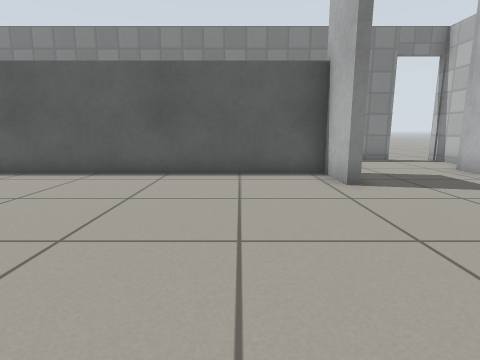
View 1 (above)

18 first-person views from a walk through a Gazebo world. The camera is 0.61 m above the floor, tilts 10° down and sees 80° across. The floor is counted in squares, 0.5 m on a side. Each view is taken from the middle of a square. On the plan, view 1 faces up. The plan holds only what a view shows up to about 13 squares ahead; the rest is blank. Simple patterns stand in for the simulator's built-in surfaces.

View 2
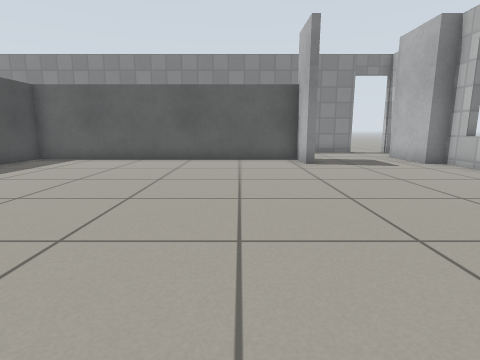

View 3
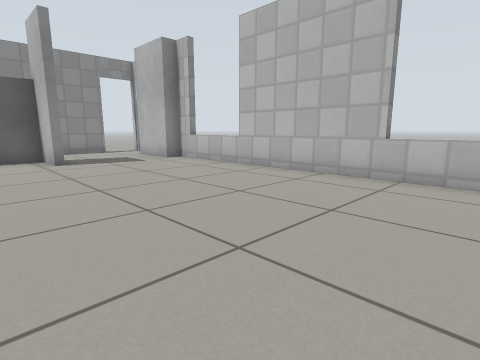

View 4
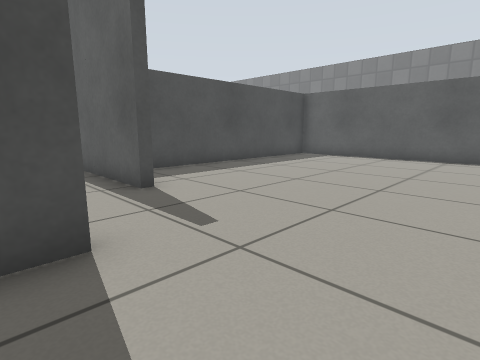

View 5
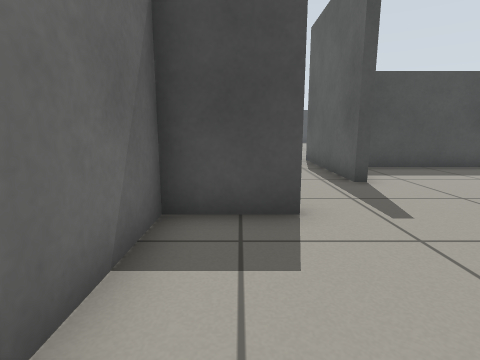

View 6
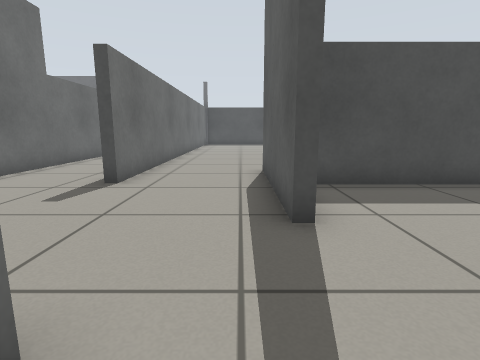

View 7
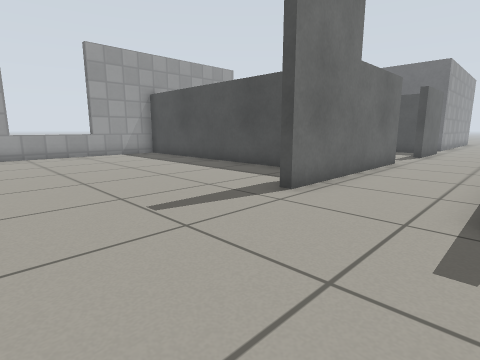

View 8
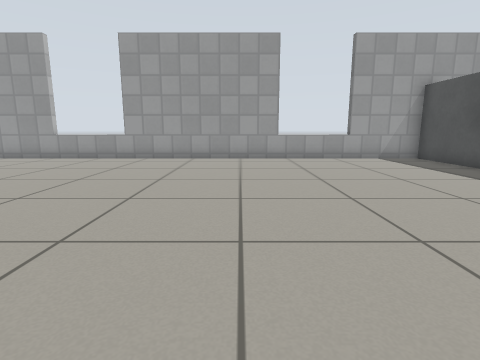

View 9
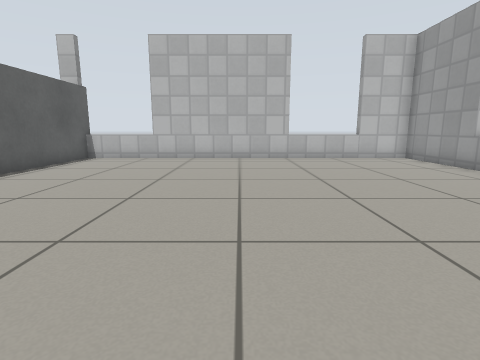

View 10
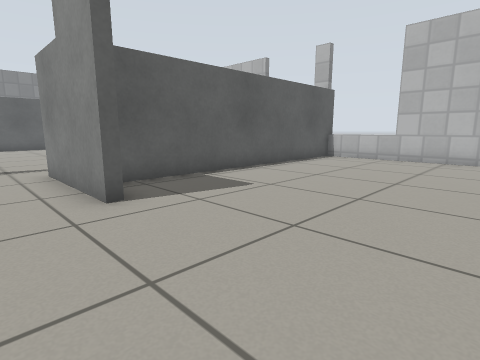

View 11
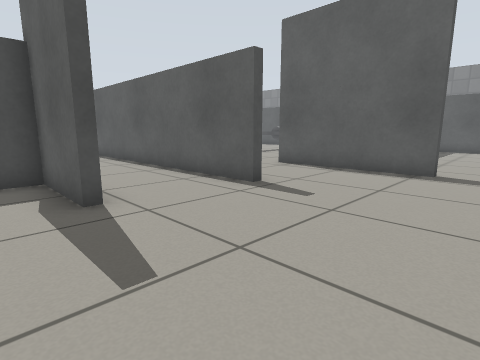

View 12
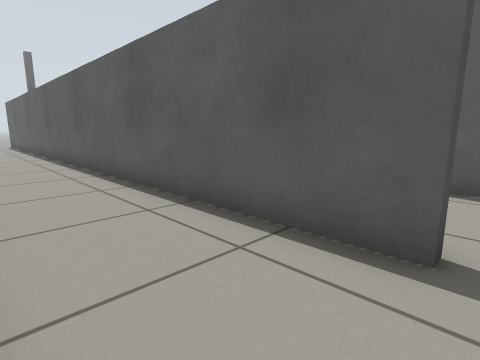

View 13
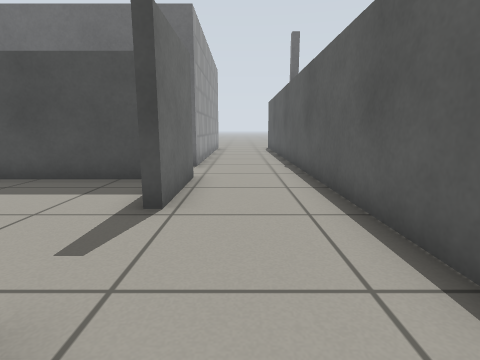

View 14
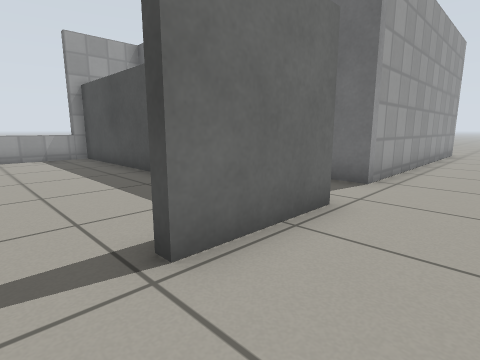

View 15
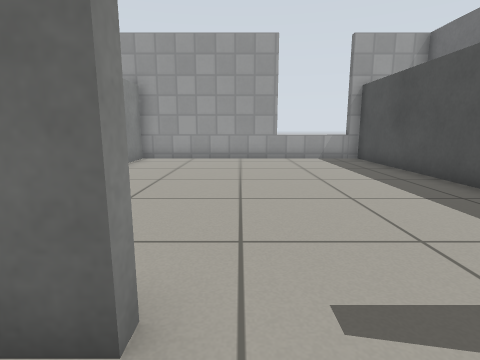

View 16
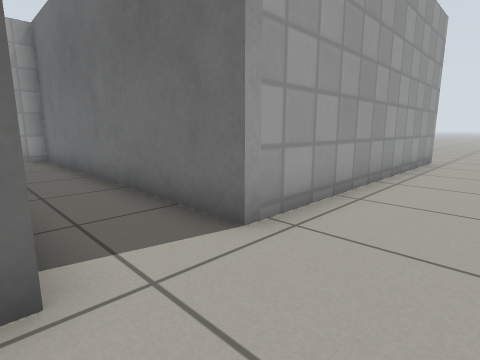

View 17
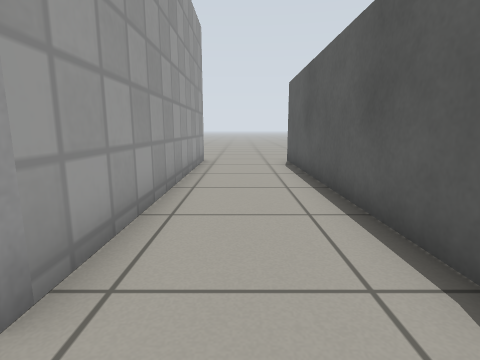

View 18
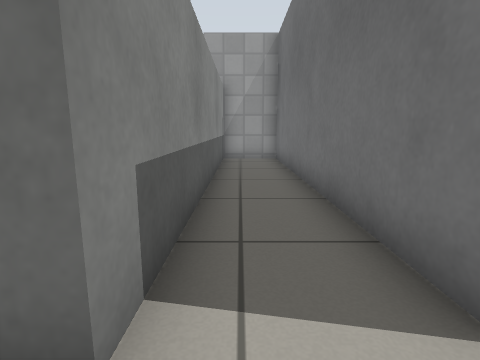

### Floor plan
Ten units are one square. View 1 is at (0, 0); x grows to the right and y downward. Boxes are objects, and circles mark ways between rooms. Rooms are numbered by the first view taken in them; rooms with no view inside come last. Other rooms are left out.
<svg viewBox="-345 -91 428 298">
<path fill="none" stroke="#000" d="M24 -61 24 -79 -83 -79 -83 14M-30 41 -30 61 -1 61M67 -62 67 -86M74 45 74 -62M-29 81 -33 81 -33 41M-84 61 -335 61M-106 58 -84 58M-154 92 -89 92 -89 96 -116 96 -116 202 74 202 74 64M-55 23 -106 23M78 64 -24 64M-336 94 -235 94 -235 202 -213 202 -213 92 -183 92M-154 98 -154 92M-183 92 -183 96M-210 104 -210 202 -155 202M-136 202 -119 202 -119 185"/>
<circle cx="-45" cy="35" r="3" fill="#2a7"/>
<circle cx="-170" cy="95" r="3" fill="#2a7"/>
<text x="0" y="-10">1</text>
<text x="-70" y="120">2</text>
<text x="-170" y="150">3</text>
</svg>
Room 1 opens to room 2. Room 2 opens to room 3.

Where each view was taken, in squares from view 1:
view 1: 0 up, 0 right, facing up
view 2: 4 down, 0 right, facing up
view 3: 5 down, 0 right, facing up-right
view 4: 5 down, 0 right, facing up-left
view 5: 5 down, 1 right, facing left
view 6: 3 down, 2 left, facing left
view 7: 6 down, 4 left, facing down-left
view 8: 8 down, 4 left, facing down
view 9: 13 down, 5 left, facing right
view 10: 13 down, 5 left, facing up-right
view 11: 11 down, 4 left, facing up-left
view 12: 9 down, 8 left, facing up-left
view 13: 8 down, 14 left, facing left
view 14: 7 down, 17 left, facing down-left
view 15: 8 down, 16 left, facing down
view 16: 7 down, 21 left, facing down-left
view 17: 8 down, 22 left, facing left
view 18: 8 down, 22 left, facing down
